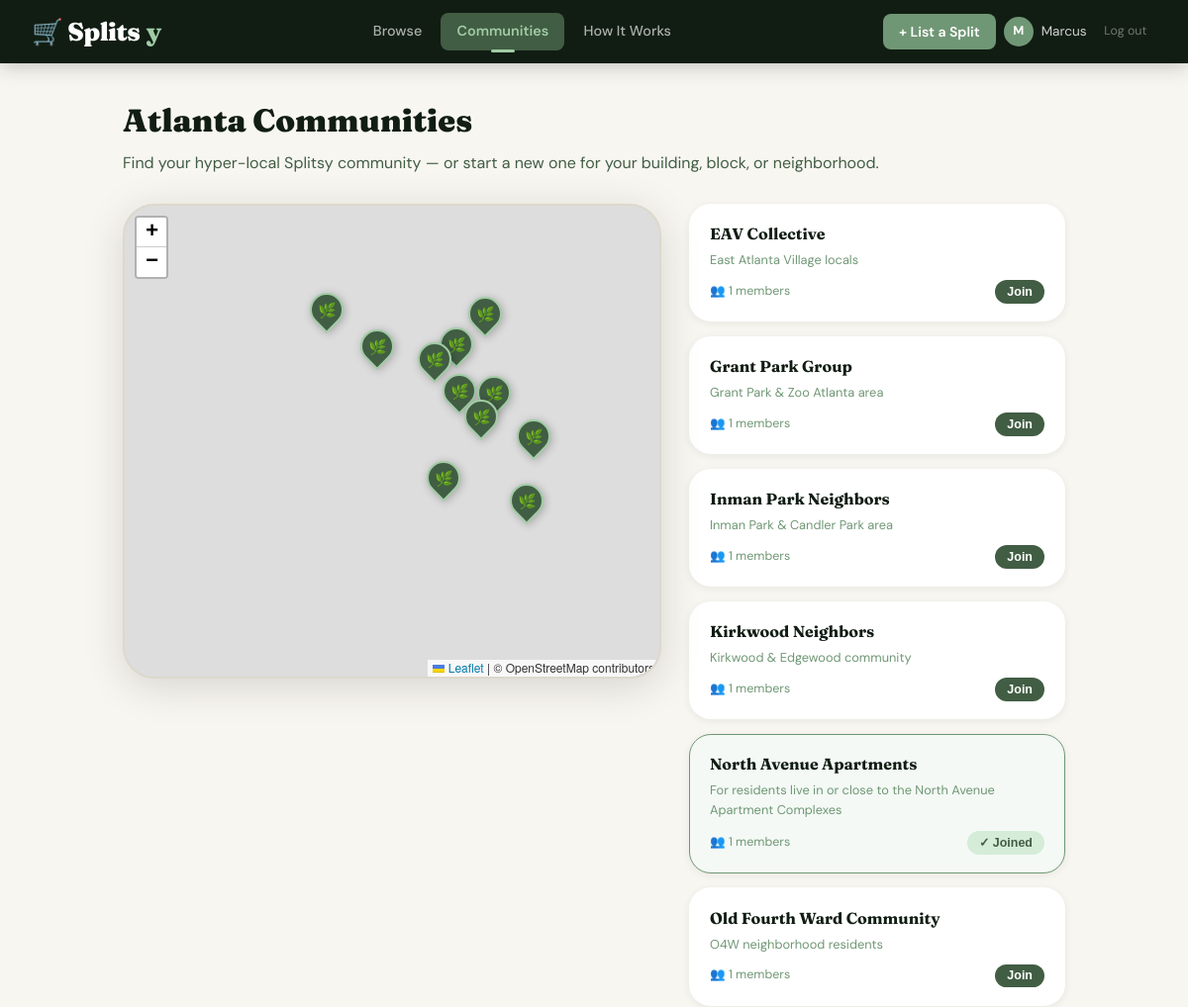
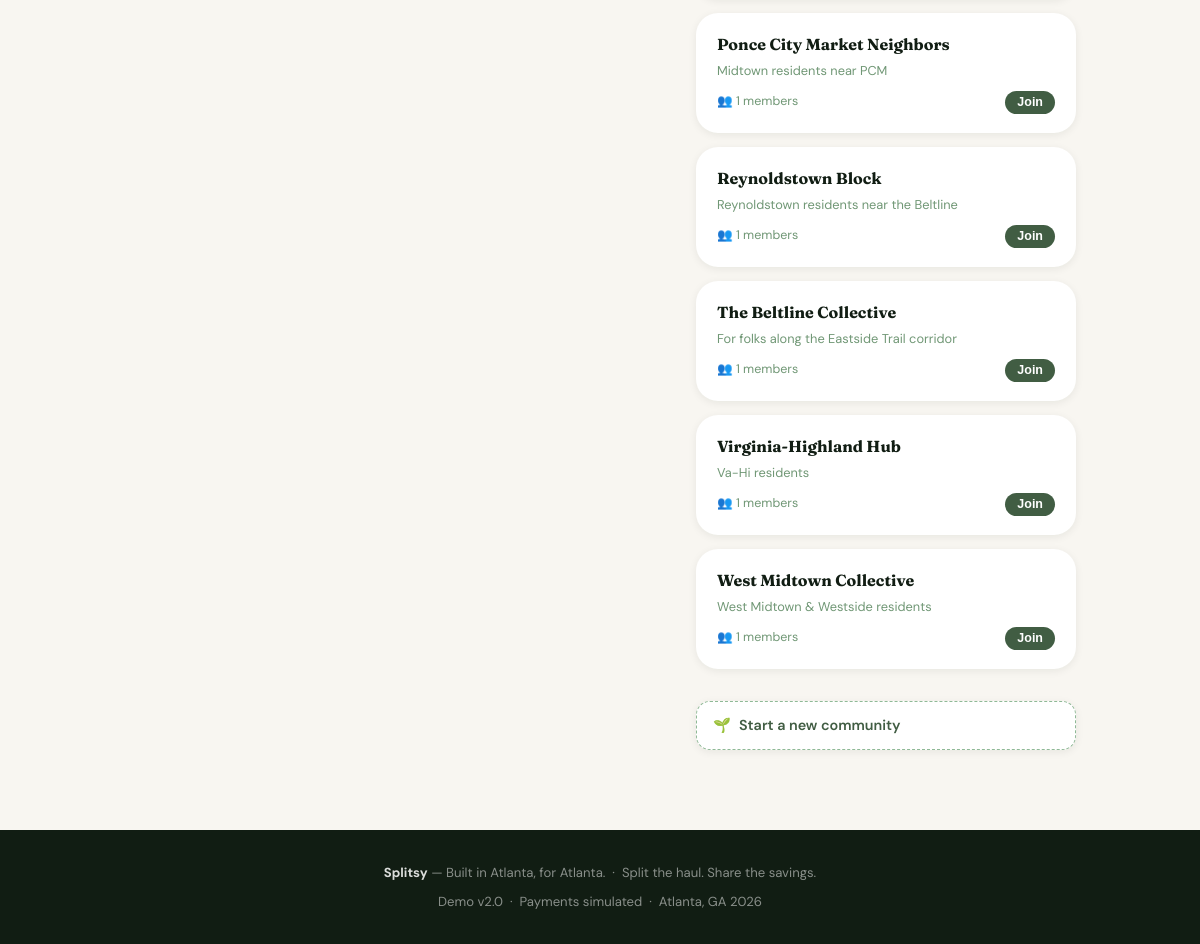
/communities (signed in), run on the app's committed database (2 pictures, top to bottom).
### tables this page shows
CREATE TABLE users (
                id TEXT PRIMARY KEY,
                name TEXT NOT NULL,
                email TEXT UNIQUE NOT NULL,
                password_hash TEXT NOT NULL,
                neighborhood TEXT,
                address TEXT,
                is_founding_member INTEGER DEFAULT 1,
                rating REAL DEFAULT 5.0,
                review_count INTEGER DEFAULT 0,
                created_at TEXT DEFAULT CURRENT_TIMESTAMP
            );

CREATE TABLE communities (
                id TEXT PRIMARY KEY,
                name TEXT NOT NULL,
                description TEXT,
                lat REAL NOT NULL,
                lng REAL NOT NULL,
                address TEXT,
                created_by TEXT,
                member_count INTEGER DEFAULT 1,
                created_at TEXT DEFAULT CURRENT_TIMESTAMP
            );

### app.py (the view)
@app.route("/communities")
def communities():
    db = get_db()
    all_communities = db.execute("""
        SELECT c.*, COUNT(cm.user_id) as member_count
        FROM communities c
        LEFT JOIN community_members cm ON c.id=cm.community_id
        GROUP BY c.id ORDER BY c.name
    """).fetchall()
    user_communities = []
    if 'user_id' in session:
        user_communities = [r['community_id'] for r in
            db.execute("SELECT community_id FROM community_members WHERE user_id=?", (session['user_id'],)).fetchall()]
    return render_template("communities.html", communities=all_communities,
                           user_communities=user_communities, current_user=get_current_user())

### app.py (called while the page is built)
def get_db():
    db = getattr(g, '_database', None)
    if db is None:
        db = g._database = sqlite3.connect(DATABASE)
        db.row_factory = sqlite3.Row
    return db

@app.teardown_appcontext
def close_connection(exception):
    db = getattr(g, '_database', None)
    if db is not None:
        db.close()

def get_current_user():
    if 'user_id' not in session:
        return None
    db = get_db()
    return db.execute("SELECT * FROM users WHERE id=?", (session['user_id'],)).fetchone()

### templates/communities.html (shortened to what this page needs)
{% extends "base.html" %}
{% block extra_head %}
<link rel="stylesheet" href="https://unpkg.com/leaflet@1.9.4/dist/leaflet.css" />
{% endblock %}
{% block content %}
<div class="comm-wrap">
  <div class="comm-header">
    <h1>Atlanta Communities</h1>
    <p>Find your hyper-local Splitsy community — or start a new one for your building, block, or neighborhood.</p>
  </div>
  <div class="comm-layout">
    <div>
      <div id="map"></div>
    </div>
    <div>
      <div class="comm-list" id="comm-list">
        {% for c in communities %}
          {% set is_joined = c['id'] in user_communities %}
          <div class="comm-card {% if is_joined %}joined{% endif %}" id="card-{{ c['id'] }}"
               onclick="focusMap({{ c['lat'] }}, {{ c['lng'] }}, '{{ c['name']|e }}')">
            <div class="comm-name">{{ c['name'] }}</div>
            <div class="comm-desc">{{ c['description'] or '' }}</div>
            <div class="comm-meta">
              <span>👥 {{ c['member_count'] or 1 }} members</span>
              {% if current_user %}
                {% if is_joined %}
                  <button class="comm-join-btn joined" disabled>✓ Joined</button>
                {% else %}
                  <button class="comm-join-btn join" onclick="joinCommunity(event,'{{ c['id'] }}',this)">Join</button>
                {% endif %}
              {% else %}
                <a href="/login" style="font-size:0.78rem;color:var(--c3);">Log in to join</a>
              {% endif %}
            </div>
          </div>
        {% endfor %}
      </div>
      <div class="create-section">
        {% if current_user %}
          <div class="create-toggle" onclick="toggleCreate()">
            🌱 <span>Start a new community</span>
          </div>
        {% else %}
          <div class="create-toggle" onclick="window.location='/signup'">
            🌱 <span>Sign up to create or join communities</span>
          </div>
        {% endif %}
      </div>
    </div>
  </div>
</div>
{% endblock %}

### templates/base.html (shortened to what this page needs)
<!DOCTYPE html>
<html lang="en">
<head>
  {% block extra_head %}{% endblock %}
</head>
<body>
<nav>
  <a href="/" class="nav-logo">🛒 Splits<span>y</span></a>
  <div class="nav-center">
    <a href="/" class="nav-link {% if request.endpoint == 'index' %}active{% endif %}">Browse</a>
    <a href="/communities" class="nav-link {% if request.endpoint == 'communities' %}active{% endif %}">Communities</a>
    <a href="/how-it-works" class="nav-link {% if request.endpoint == 'how_it_works' %}active{% endif %}">How It Works</a>
  </div>
  <div class="nav-right">
    {% if current_user %}
      <a href="/sell" class="btn-sell-nav">+ List a Split</a>
      <a href="/dashboard" class="nav-user">
        <div class="nav-avatar">{{ current_user['name'][0] }}</div>
        <span style="color:rgba(255,255,255,0.8);">{{ current_user['name'].split()[0] }}</span>
      </a>
      <a href="/logout" style="font-size:0.78rem;color:rgba(255,255,255,0.4);padding:0.3rem 0.6rem;">Log out</a>
    {% else %}
      <a href="/login" class="nav-login-btn">Log in</a>
      <a href="/signup" class="btn-sell-nav">Sign up</a>
    {% endif %}
  </div>
</nav>
{% block content %}{% endblock %}
<footer>
  <p><strong>Splitsy</strong> — Built in Atlanta, for Atlanta. &nbsp;·&nbsp; Split the haul. Share the savings.</p>
  <p class="mt-1">Demo v2.0 &nbsp;·&nbsp; Payments simulated &nbsp;·&nbsp; Atlanta, GA 2026</p>
</footer>
</body>
</html>

### templates/base.html (style rules this page uses)
:root { --c1: #A1CCA5; --c2: #8FB996; --c3: #709775; --c4: #415D43; --c5: #111D13; --cream: #f8f6f1; --warm-100: #eeeae0; --warm-200: #ddd8cc; --text-dark: #111D13; --text-mid: #415D43; --text-light: #709775; --yellow: #f0c040; --red-soft: #d95f5f; --radius-sm: 8px; --radius-md: 14px; --radius-lg: 22px; --radius-xl: 32px; --shadow-sm: 0 2px 8px rgba(17,29,19,0.07); --shadow-md: 0 4px 20px rgba(17,29,19,0.11); --shadow-lg: 0 8px 40px rgba(17,29,19,0.15); --font-display: 'Fraunces', Georgia, serif; --font-body: 'DM Sans', system-ui, sans-serif; }
*, *::before, *::after { box-sizing: border-box; margin: 0; padding: 0; }
html { scroll-behavior: smooth; }
body { font-family: var(--font-body); background: var(--cream); color: var(--text-dark); min-height: 100vh; line-height: 1.6; }
a { color: inherit; text-decoration: none; }
nav { background: var(--c5); padding: 0 2rem; display: flex; align-items: center; justify-content: space-between; height: 64px; position: sticky; top: 0; z-index: 200; box-shadow: 0 2px 20px rgba(17,29,19,0.25); }
.nav-logo { font-family: var(--font-display); font-weight: 900; font-size: 1.6rem; color: #fff; letter-spacing: -0.5px; display: flex; align-items: center; gap: 0.4rem; }
.nav-logo span { color: var(--c1); }
.nav-center { display: flex; align-items: center; gap: 0.2rem; }
.nav-link { color: rgba(255,255,255,0.65); font-size: 0.9rem; font-weight: 500; padding: 0.45rem 1rem; border-radius: var(--radius-sm); transition: background 0.15s, color 0.15s; position: relative; }
.nav-link.active { background: var(--c4); color: var(--c1); font-weight: 600; }
.nav-link.active::after { content: ''; position: absolute; bottom: -2px; left: 50%; transform: translateX(-50%); width: 24px; height: 3px; background: var(--c1); border-radius: 2px; }
.nav-right { display: flex; align-items: center; gap: 0.5rem; }
.btn-sell-nav { background: var(--c3); color: #fff; font-size: 0.88rem; font-weight: 600; padding: 0.42rem 1rem; border-radius: var(--radius-sm); transition: background 0.15s; }
.nav-user { font-size: 0.85rem; color: rgba(255,255,255,0.7); display: flex; align-items: center; gap: 0.5rem; }
.nav-avatar { width: 30px; height: 30px; background: var(--c3); border-radius: 50%; display: flex; align-items: center; justify-content: center; font-size: 0.78rem; font-weight: 700; color: #fff; }
.mt-1 { margin-top:.5rem }
footer { background: var(--c5); color: rgba(255,255,255,0.5); text-align: center; padding: 2rem 1rem; font-size: 0.82rem; margin-top: 5rem; }
footer strong { color: rgba(255,255,255,0.85); }

### templates/communities.html (style rules this page uses)
.comm-wrap { max-width:1000px;margin:2rem auto 3rem;padding:0 1.5rem; }
.comm-header { margin-bottom:1.75rem; }
.comm-header h1 { font-family:var(--font-display);font-size:2rem;font-weight:900;color:var(--text-dark);margin-bottom:0.3rem; }
.comm-header p { color:var(--text-mid);font-size:1rem; }
.comm-layout { display:grid;grid-template-columns:1fr 380px;gap:1.75rem;align-items:start; }
#map { height:480px;border-radius:var(--radius-xl);box-shadow:var(--shadow-lg);border:2px solid var(--warm-200);z-index:1; }
.comm-list { display:flex;flex-direction:column;gap:0.9rem; }
.comm-card { background:#fff;border-radius:var(--radius-lg);padding:1.1rem 1.25rem;box-shadow:var(--shadow-sm);border:1.5px solid transparent;transition:border-color 0.15s,box-shadow 0.15s;cursor:pointer; }
.comm-card.joined { border-color:var(--c3);background:#f4f9f5; }
.comm-name { font-family:var(--font-display);font-size:1rem;font-weight:700;color:var(--text-dark);margin-bottom:0.2rem; }
.comm-desc { font-size:0.8rem;color:var(--text-light);margin-bottom:0.6rem; }
.comm-meta { display:flex;justify-content:space-between;align-items:center;font-size:0.78rem;color:var(--text-light); }
.comm-join-btn { font-size:0.78rem;font-weight:600;padding:0.3rem 0.75rem;border-radius:99px;border:none;cursor:pointer;transition:background 0.15s; }
.comm-join-btn.join { background:var(--c4);color:#fff; }
.comm-join-btn.joined { background:#d4ecd8;color:var(--c4); }
.create-section { margin-top:2rem; }
.create-toggle { display:flex;align-items:center;gap:0.5rem;font-weight:600;font-size:0.9rem;color:var(--c4);cursor:pointer;padding:0.75rem 1rem;background:#fff;border-radius:var(--radius-md);box-shadow:var(--shadow-sm);border:1.5px dashed var(--c2); }

### data on the page
users: name "M", name "Marcus"
communities: name "EAV Collective", description "East Atlanta Village locals", member_count "1"
communities: name "Grant Park Group", description "Grant Park & Zoo Atlanta area", member_count "1"
communities: name "Inman Park Neighbors", description "Inman Park & Candler Park area", member_count "1"
communities: name "Kirkwood Neighbors", description "Kirkwood & Edgewood community", member_count "1"
communities: name "North Avenue Apartments", description "For residents live in or close to the North Avenue Apartment Complexes", member_count "1", shows "✓ Joined"
communities: name "Old Fourth Ward Community", description "O4W neighborhood residents", member_count "1"
communities: name "Ponce City Market Neighbors", description "Midtown residents near PCM", member_count "1"
communities: name "Reynoldstown Block", description "Reynoldstown residents near the Beltline", member_count "1"
communities: name "The Beltline Collective", description "For folks along the Eastside Trail corridor", member_count "1"
communities: name "Virginia-Highland Hub", description "Va-Hi residents", member_count "1"
communities: name "West Midtown Collective", description "West Midtown & Westside residents", member_count "1"
